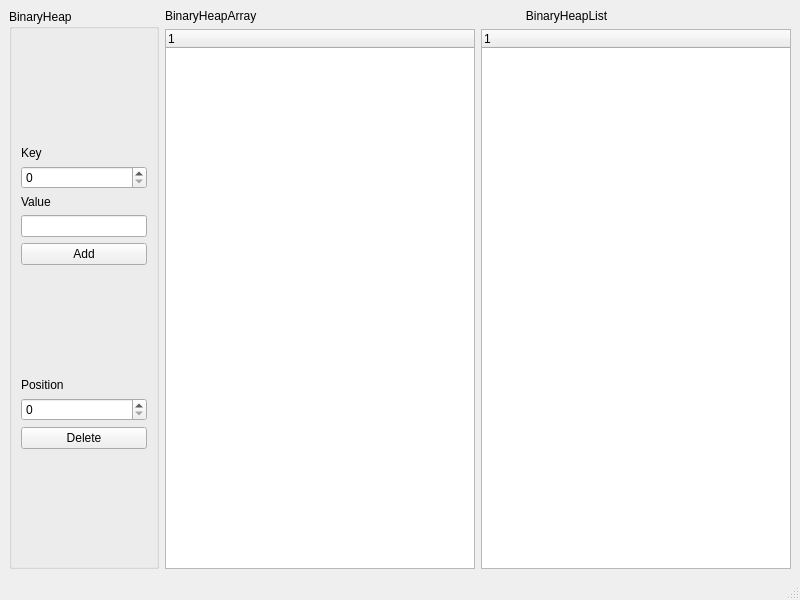
<?xml version="1.0" encoding="UTF-8"?>
<ui version="4.0">
 <class>MainWindow</class>
 <widget class="QMainWindow" name="MainWindow">
  <property name="geometry">
   <rect>
    <x>0</x>
    <y>0</y>
    <width>800</width>
    <height>600</height>
   </rect>
  </property>
  <property name="windowTitle">
   <string>MainWindow</string>
  </property>
  <widget class="QWidget" name="centralwidget">
   <layout class="QHBoxLayout" name="horizontalLayout_2">
    <item>
     <widget class="QGroupBox" name="groupBox">
      <property name="maximumSize">
       <size>
        <width>150</width>
        <height>16777215</height>
       </size>
      </property>
      <property name="title">
       <string>BinaryHeap</string>
      </property>
      <layout class="QVBoxLayout" name="verticalLayout_3">
       <item>
        <spacer name="verticalSpacer_2">
         <property name="orientation">
          <enum>Qt::Vertical</enum>
         </property>
         <property name="sizeHint" stdset="0">
          <size>
           <width>20</width>
           <height>40</height>
          </size>
         </property>
        </spacer>
       </item>
       <item>
        <widget class="QLabel" name="label_3">
         <property name="text">
          <string>Key</string>
         </property>
        </widget>
       </item>
       <item>
        <widget class="QSpinBox" name="spinBox"/>
       </item>
       <item>
        <widget class="QLabel" name="label_2">
         <property name="text">
          <string>Value</string>
         </property>
        </widget>
       </item>
       <item>
        <widget class="QLineEdit" name="lineEdit"/>
       </item>
       <item>
        <widget class="QPushButton" name="pushButton">
         <property name="text">
          <string>Add</string>
         </property>
        </widget>
       </item>
       <item>
        <spacer name="verticalSpacer">
         <property name="orientation">
          <enum>Qt::Vertical</enum>
         </property>
         <property name="sizeHint" stdset="0">
          <size>
           <width>20</width>
           <height>40</height>
          </size>
         </property>
        </spacer>
       </item>
       <item>
        <widget class="QLabel" name="label_4">
         <property name="text">
          <string>Position</string>
         </property>
        </widget>
       </item>
       <item>
        <widget class="QSpinBox" name="spinBox_2"/>
       </item>
       <item>
        <widget class="QPushButton" name="pushButton_2">
         <property name="text">
          <string>Delete</string>
         </property>
        </widget>
       </item>
       <item>
        <spacer name="verticalSpacer_3">
         <property name="orientation">
          <enum>Qt::Vertical</enum>
         </property>
         <property name="sizeHint" stdset="0">
          <size>
           <width>20</width>
           <height>40</height>
          </size>
         </property>
        </spacer>
       </item>
      </layout>
     </widget>
    </item>
    <item>
     <layout class="QVBoxLayout" name="verticalLayout_2">
      <item>
       <widget class="QLabel" name="label">
        <property name="text">
         <string>BinaryHeapArray                                                                                 BinaryHeapList</string>
        </property>
       </widget>
      </item>
      <item>
       <layout class="QHBoxLayout" name="horizontalLayout">
        <item>
         <widget class="QTreeWidget" name="treeWidget">
          <column>
           <property name="text">
            <string notr="true">1</string>
           </property>
          </column>
         </widget>
        </item>
        <item>
         <widget class="QTreeWidget" name="treeWidget_2">
          <column>
           <property name="text">
            <string notr="true">1</string>
           </property>
          </column>
         </widget>
        </item>
       </layout>
      </item>
     </layout>
    </item>
   </layout>
  </widget>
  <widget class="QMenuBar" name="menubar">
   <property name="geometry">
    <rect>
     <x>0</x>
     <y>0</y>
     <width>800</width>
     <height>22</height>
    </rect>
   </property>
  </widget>
  <widget class="QStatusBar" name="statusbar"/>
 </widget>
 <resources/>
 <connections/>
</ui>
